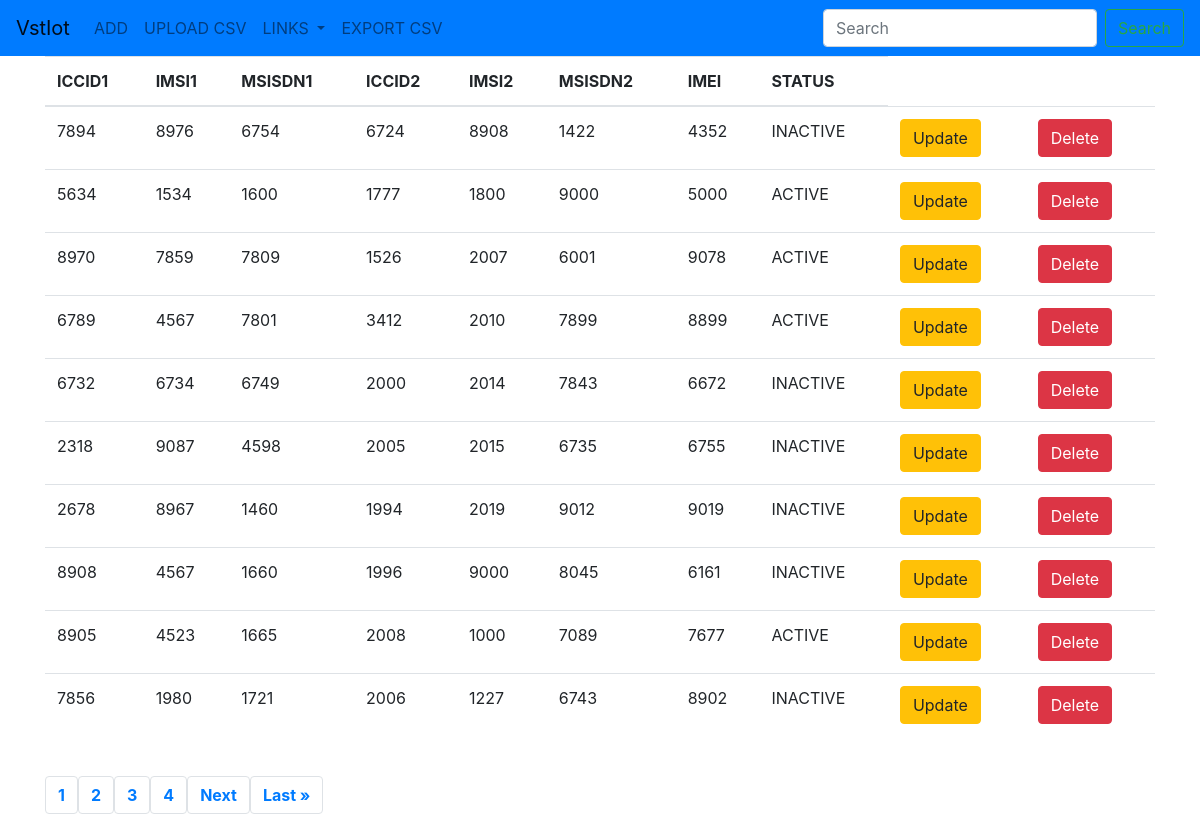
The page / on the database its author committed.
### vstiot/models.py (models this page shows)
class Items(models.Model):
    ICCID1 = models.CharField(max_length=50,blank=False)
    IMSI1 = models.CharField(max_length=50,blank=False)
    MSISDN1 = models.CharField(max_length=50,blank=False)
    ICCID2 = models.CharField(max_length=50,blank=False)
    IMSI2 = models.CharField(max_length=50,blank=False)
    MSISDN2 = models.CharField(max_length=50,blank=False)
    IMEI = models.CharField(max_length=50,blank=False)
    choices = (
        ('ACTIVE','active'),
        ('INACTIVE','not active'),
    )
    STATUS = models.CharField(max_length=50,blank=False,choices=choices,default='INACTIVE')

### vstiot/views.py (the view)
# urls.py: 2. Add a URL to urlpatterns:  path('', views.home, name='home')
def home(request):
    items = Items.objects.all()
    p = Paginator(Items.objects.all(), 10)
    page = request.GET.get('page')
    item_list = p.get_page(page)
    nums = "a" * item_list.paginator.num_pages
    context = {'items':items, 'item_list':item_list, 'nums':nums}
    return render(request,'home.html', context)

### templates/home.html (shortened to what this page needs)
{% extends 'base.html' %}
{% block body %}
<div class="container">
    <table class="table table-hover">
        <thead>
            <tr>
                <th>ICCID1</th>
                <th>IMSI1</th>
                <th>MSISDN1</th>
                <th>ICCID2</th>
                <th>IMSI2</th>
                <th>MSISDN2</th>
                <th>IMEI</th>
                <th>STATUS</th>
            </tr>
        </thead>
        <tbody>
            {% for item in item_list %}
            <tr>
                <td>{{item.ICCID1}}</td>
                <td>{{item.IMSI1}}</td>
                <td>{{item.MSISDN1}}</td>
                <td>{{item.ICCID2}}</td>
                <td>{{item.IMSI2}}</td>
                <td>{{item.MSISDN2}}</td>
                <td>{{item.IMEI}}</td>
                <td>{{item.STATUS}}</td>
                <td><a href="{% url 'update' item.id %}" class="btn btn-warning btn-md">Update</a></td>
                <td><a href="{% url 'delete' item.id %}" class="btn btn-danger btn-md">Delete</a></td>
            </tr>
            {% endfor %}
        </tbody>
    </table>
    <br>
    <center>
        <nav aria-label="Page navigation example">
            <ul class="pagination">
                {% for i in nums %}
                    <strong><li class="page-item"><a class="page-link" href="?page={{ forloop.counter }}">{{ forloop.counter }}</a></li></strong>
                {% endfor %}
                {% if item_list.has_next %}
                    <strong><li class="page-item"><a class="page-link" href="?page={{ item_list.next_page_number }}">Next</a></li></strong>
                    <strong><li class="page-item"><a class="page-link" href="?page={{ item_list.paginator.num_pages }}">Last &raquo;</a></li></strong>
                {% endif %}
            </ul>
        </nav>
    </center>
</div>
{% endblock %}

### rows shown on the page
Items: ICCID1 "7894", IMSI1 "8976", MSISDN1 "6754", ICCID2 "6724", IMSI2 "8908", MSISDN2 "1422", IMEI "4352", STATUS "INACTIVE"
Items: ICCID1 "5634", IMSI1 "1534", MSISDN1 "1600", ICCID2 "1777", IMSI2 "1800", MSISDN2 "9000", IMEI "5000", STATUS "ACTIVE"
Items: ICCID1 "8970", IMSI1 "7859", MSISDN1 "7809", ICCID2 "1526", IMSI2 "2007", MSISDN2 "6001", IMEI "9078", STATUS "ACTIVE"
Items: ICCID1 "6789", IMSI1 "4567", MSISDN1 "7801", ICCID2 "3412", IMSI2 "2010", MSISDN2 "7899", IMEI "8899", STATUS "ACTIVE"
Items: ICCID1 "6732", IMSI1 "6734", MSISDN1 "6749", ICCID2 "2000", IMSI2 "2014", MSISDN2 "7843", IMEI "6672", STATUS "INACTIVE"
Items: ICCID1 "2318", IMSI1 "9087", MSISDN1 "4598", ICCID2 "2005", IMSI2 "2015", MSISDN2 "6735", IMEI "6755", STATUS "INACTIVE"
Items: ICCID1 "2678", IMSI1 "8967", MSISDN1 "1460", ICCID2 "1994", IMSI2 "2019", MSISDN2 "9012", IMEI "9019", STATUS "INACTIVE"
Items: ICCID1 "8908", IMSI1 "4567", MSISDN1 "1660", ICCID2 "1996", IMSI2 "9000", MSISDN2 "8045", IMEI "6161", STATUS "INACTIVE"
Items: ICCID1 "8905", IMSI1 "4523", MSISDN1 "1665", ICCID2 "2008", IMSI2 "1000", MSISDN2 "7089", IMEI "7677", STATUS "ACTIVE"
Items: ICCID1 "7856", IMSI1 "1980", MSISDN1 "1721", ICCID2 "2006", IMSI2 "1227", MSISDN2 "6743", IMEI "8902", STATUS "INACTIVE"
